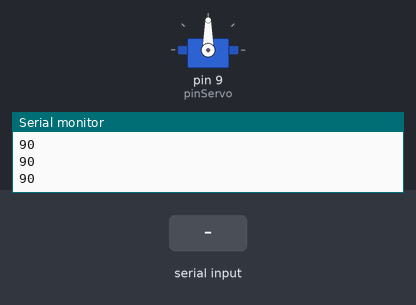
Simulated run of this sketch. Board: Arduino Uno, built with avr-gcc and run on an emulated ATmega328P. Shown: servo, the last lines printed to the serial monitor. The inputs (shaded band) are chosen by the test bench.

Above: at 1.2 s.
1.3 s: "90,45\n" received over Serial
At 3.6 s:
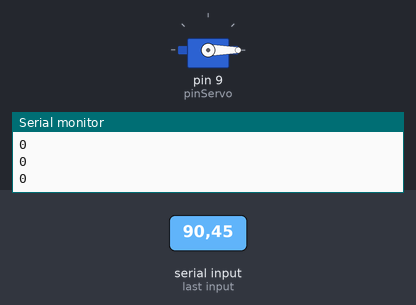
Timing chart, 0 to 5.1 s (numbered marks = the images above; inputs shaded):
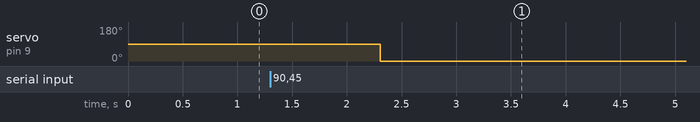

Measured:
- after the input at 1.3 s, servo on pin 9 (pinServo): 90° → 0° after 1.0 s

The sketch:

servo.angle.ino
```cpp
#include<Servo.h>

Servo myServo;
const byte pinServo = 9;
int Angle =90;

void serialEvent(){
    while(Serial.available()){
      Angle = Serial.parseInt();
  }
}

void setup() {
  myServo.attach(pinServo);
  Serial.begin(9600);
}

void loop(){
  Serial.println(Angle);
  myServo.write(Angle);
  delay(100);

}
```
